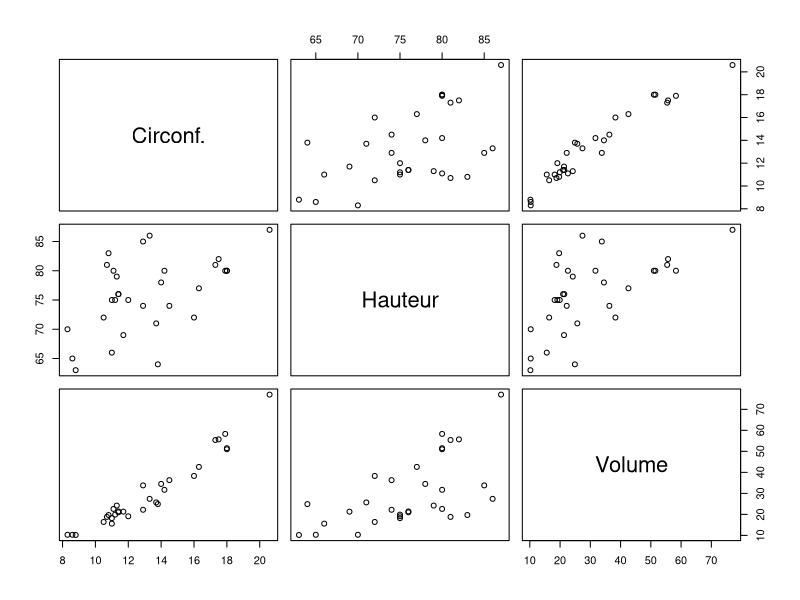

Here is the R script that generated this plot:
# Exercice 2.5 — Introduction aux tableaux de données
# Un tableau est une structure de R qui regroupe des objets pouvant être des vecteurs, des valeurs
# numériques ou des caractères. Beaucoup de tableaux sont déjà chargés dans R.
# 1) Tapez la commande data() pour voir les tableaux déjà chargés dans R.
data()
# 2) Si le tableau trees n’y est pas, chargez le via la commande data(trees) et examiner les
# résultats des deux commandes de R str(trees) et summary(trees)
str(trees)
trees
summary(trees)
# 3) Extrayez le vecteur composé des valeurs Girth (diamètre) du tableau en utilisant trees$Girth
# ou trees[ , 1]
trees$Girth
# 4) Que se passe-t-il si vous utilisez la fonction plot sur le tableau trees: plot(trees)
# On constate que chaque colonne contient 31 valeurs
arbres = trees
names(arbres) = c("Circonf.", "Hauteur", "Volume")
plot(arbres)
# 5) Calculez les coefficients de corrélation entre les différentes colonnes du tableau trees, et
# vérifier que les résultats sont les mêmes que ceux donnés par la commande cor(trees)
cor(arbres)  # Matrice des coefficients de correlation  cor(X,Y) = cov(X,Y)/sqrt(var(X)*var(Y))

